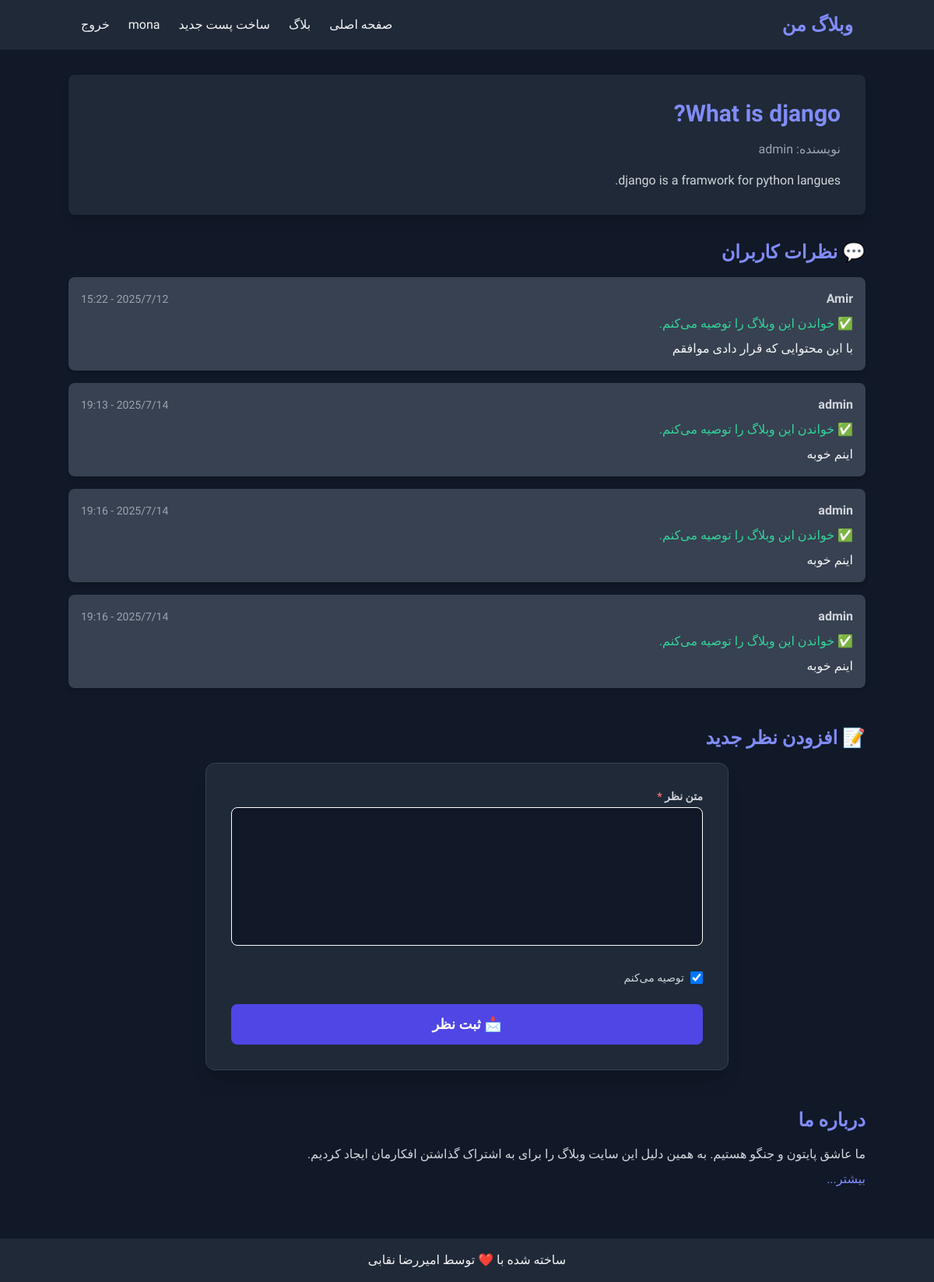
Screenshot of /16/ (signed in) with the database file from the repository.
### blog/models.py (models this page shows, shortened)
class Post(models.Model):
    STATUS_CHOICES = (
        ('pub', 'Published'),
        ('drf', 'Draft'),
    )
    title = models.CharField(max_length=200)
    text = models.TextField()
    datetime_created = models.DateTimeField(auto_now_add=True)
    datetime_modified = models.DateTimeField(auto_now=True)
    status = models.CharField(choices=STATUS_CHOICES, max_length=3, default='drf')
    author = models.ForeignKey(get_user_model(), on_delete=models.CASCADE, related_name='authored_posts')
    user = models.ForeignKey(get_user_model(), on_delete=models.CASCADE, related_name='user_posts')

class Comment(models.Model):
    text = models.TextField()
    datetime_created = models.DateTimeField(auto_now_add=True)
    user = models.ForeignKey(get_user_model(),on_delete = models.CASCADE)
    is_activate = models.BooleanField(default=True)
    recommend = models.BooleanField(default=True)
    post = models.ForeignKey(Post,on_delete = models.CASCADE,related_name='comments')

### blog/views.py (the view)
# urls.py: path('<int:pk>/',views.post_detail,name='post_detail'),
@login_required
def post_detail(request,pk):
    post = get_object_or_404(Post,pk=pk)
    post_comments = post.comments.all()
    if request.method == 'POST':
        comment_form = CommentForm(request.POST)
        if comment_form.is_valid():
            new_comment = comment_form.save(commit=False)
            new_comment.post = post
            new_comment.user = request.user
            new_comment.save()
            comment_form = CommentForm()
    else:
        comment_form = CommentForm()
    return render(request,"blog/post_detail.html",{"post":post,
        "comments":post_comments,
        "comment_form":comment_form,
        })

### blog/forms.py
class CommentForm(forms.ModelForm):
    class Meta:
        model = Comment
        fields = ['text','recommend']

### blog/templates/blog/post_detail.html (shortened to what this page needs)
{% extends '_base.html' %}
{% load crispy_forms_tags %}
{% block content %}
    <article class="bg-gray-800 p-8 rounded-lg shadow-lg mb-8">
        <h1 class="text-3xl font-bold text-indigo-400 mb-4">{{ post.title }}</h1>
        <p class="text-gray-400 mb-4">نویسنده: {{ post.author }}</p>
        <div class="text-gray-300 prose prose-invert max-w-none">{{ post.text|linebreaks }}</div>
    </article>
    <section class="mb-12">
        <h2 class="text-2xl font-bold text-indigo-400 mb-4">💬 نظرات کاربران</h2>
        {% for comment in comments %}
            {% if comment.is_activate %}
                <div class="bg-gray-700 p-4 rounded-lg mb-4 shadow-md">
                    <div class="flex justify-between items-center mb-2">
                        <p class="text-gray-300 font-semibold">{{ comment.user.username }}</p>
                        <p class="text-gray-400 text-sm">{{ comment.datetime_created|date:"Y/n/j - H:i" }}</p>
                    </div>
                    <div class="mb-2">
                        {% if comment.recommend %}
                            <p class="text-green-400">✅ خواندن این وبلاگ را توصیه می‌کنم.</p>
                        {% else %}
                            <p class="text-red-400">❌ خواندن این وبلاگ را توصیه نمی‌کنم.</p>
                        {% endif %}
                    </div>
                    <p class="text-gray-300">{{ comment.text|linebreaks }}</p>
                </div>
            {% endif %}
        {% empty %}
            <p class="text-gray-400">هنوز نظری ثبت نشده است! اولین نفر باشید.</p>
        {% endfor %}
    </section>
    <section class="mb-12">
        <h2 class="text-2xl font-bold text-indigo-400 mb-4">📝 افزودن نظر جدید</h2>
        <form method="post" class="bg-gray-800 p-8 rounded-xl shadow-xl max-w-2xl mx-auto border border-gray-700">
            <div class="space-y-6">
                <div>
                    <label for="{{ comment_form.text.id_for_label }}"
                           class="block text-sm font-semibold text-gray-300 mb-1">
                        متن نظر <span class="text-red-400">*</span>
                    </label>
                    <textarea name="{{ comment_form.text.name }}"
                              id="{{ comment_form.text.id_for_label }}"
                              rows="6"
                              class="w-full bg-gray-900 text-white border border-white rounded-lg p-4 focus:outline-none focus:ring-2 focus:ring-indigo-500 resize-none shadow-inner">
                        {{ comment_form.text.value|default_if_none:"" }}
                    </textarea>
                </div>
                <div class="flex items-center gap-2">
                    <input type="checkbox"
                           name="{{ comment_form.recommend.name }}"
                           id="{{ comment_form.recommend.id_for_label }}"
                           {% if comment_form.recommend.value %}checked{% endif %}
                           class="h-4 w-4 text-indigo-500 bg-gray-900 border border-white rounded focus:ring-indigo-500">
                    <label for="{{ comment_form.recommend.id_for_label }}"
                           class="text-gray-300 text-sm font-medium">
                        توصیه می‌کنم
                    </label>
                </div>
                <button type="submit"
                        class="w-full bg-indigo-600 hover:bg-indigo-700 text-white font-bold py-3 rounded-lg transition duration-300 text-lg">
                    📩 ثبت نظر
                </button>
            </div>
        </form>
    </section>
    <section class="mt-12">
        <h2 class="text-2xl font-bold text-indigo-400 mb-4">درباره ما</h2>
        <p class="text-gray-300">ما عاشق پایتون و جنگو هستیم. به همین دلیل این سایت وبلاگ را برای به اشتراک گذاشتن افکارمان ایجاد کردیم.</p>
        <a href="#" class="text-indigo-400 hover:text-indigo-600 mt-2 inline-block transition duration-300">بیشتر...</a>
    </section>
{% endblock content %}

### templates/_base.html (shortened to what this page needs)
<!DOCTYPE html>
<html lang="fa" dir="rtl">
<head>
    <link href="https://cdn.jsdelivr.net/npm/tailwindcss@2.2.19/dist/tailwind.min.css" rel="stylesheet">
    <link href="https://cdn.jsdelivr.net/npm/tailwindcss@2.2.19/dist/tailwind.min.css" rel="stylesheet">
</head>
<body class="bg-gray-900 text-gray-100">
<header class="bg-gray-800 py-4">
    <nav class="container mx-auto flex justify-between items-center px-4">
        <a href="{% url 'post_list' %}" class="text-2xl font-bold text-indigo-400 hover:text-indigo-300">وبلاگ من</a>
        <ul class="flex space-x-6 space-x-reverse">
            <li><a href="{% url 'post_list' %}" class="hover:text-indigo-400 transition duration-300">صفحه اصلی</a></li>
            <li><a href="{% url 'post_list' %}" class="hover:text-indigo-400 transition duration-300">بلاگ</a></li>
            {% if user.is_authenticated %}
                <li><a href="{% url 'post_create' %}" class="hover:text-indigo-400 transition duration-300">ساخت پست
                    جدید</a></li>
                <li><a href="#" class="hover:text-indigo-400 transition duration-300">{{ user.username }}</a></li>
                <li>
                    <form action="{% url 'logout' %}" method="post" class="inline">
                        <button type="submit" class="hover:text-indigo-400 transition duration-300">خروج</button>
                    </form>
                </li>
            {% else %}
                <li><a href="{% url 'login' %}" class="hover:text-indigo-400 transition duration-300">ورود</a></li>
                <li><a href="/accounts/singup/" class="hover:text-indigo-400 transition duration-300">ثبت‌نام</a></li>
            {% endif %}
        </ul>
    </nav>
</header>
<main class="container mx-auto py-8">
    {% block content %}{% endblock %}
</main>
<footer class="bg-gray-800 py-4 mt-8">
    <div class="container mx-auto text-center">
        <p>ساخته شده با ❤️ توسط امیررضا نقابی</p>
    </div>
</footer>
</body>
</html>

### templates/_base.html (style rules this page uses)
body { font-family: 'Vazir', sans-serif; }

### rows the page displays
Post: title "What is django?", author "admin", text "django is a framwork for python langues."
Comment: user.username "Amir", datetime_created "2025/7/12 - 15:22", recommend "✅ خواندن این وبلاگ را توصیه می‌کنم.", text "با این محتوایی که قرار دادی موافقم"
Comment: user.username "admin", datetime_created "2025/7/14 - 19:13", recommend "✅ خواندن این وبلاگ را توصیه می‌کنم.", text "اینم خوبه"
Comment: user.username "admin", datetime_created "2025/7/14 - 19:16", recommend "✅ خواندن این وبلاگ را توصیه می‌کنم.", text "اینم خوبه"
Comment: user.username "admin", datetime_created "2025/7/14 - 19:16", recommend "✅ خواندن این وبلاگ را توصیه می‌کنم.", text "اینم خوبه"

### other values shown
{{ user.username }} "mona"
